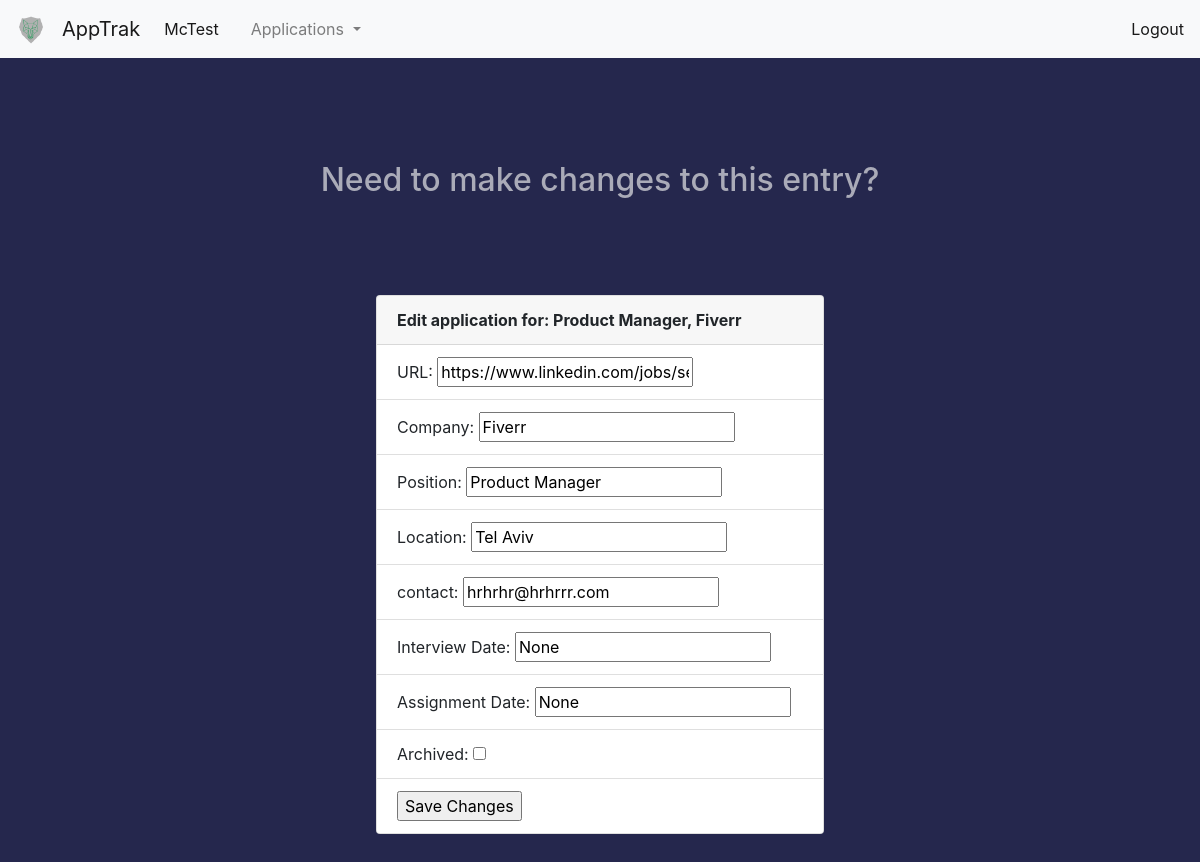
Before: /total-app-edit/3 (signed in) with the older database file.
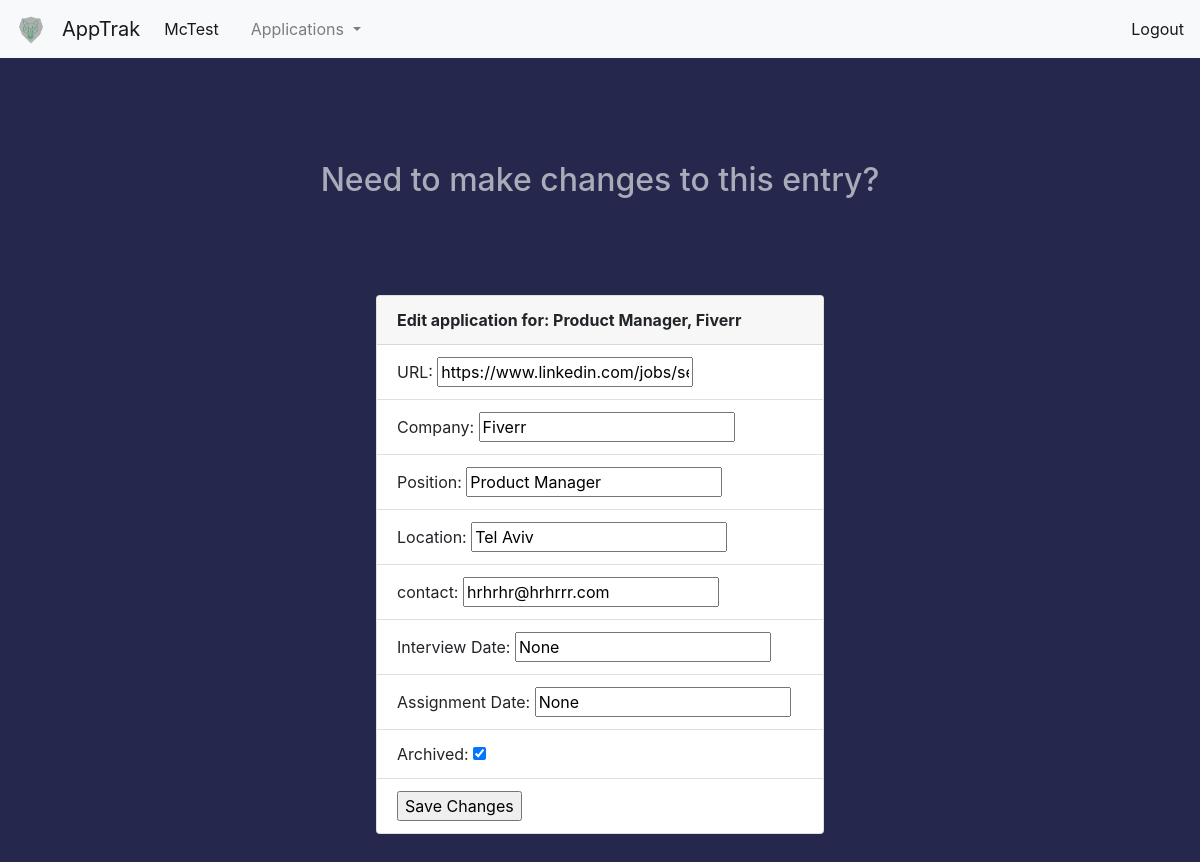
After: the same page with the newer database file.
### apptrak/blueprints/auth/models.py (models this page shows, shortened)
class User(UserMixin, db.Model):
    id = db.Column(db.Integer, primary_key=True)
    name = db.Column(db.String(100))
    username = db.Column(db.String, unique=True)
    email = db.Column(db.String, unique=True)
    password = db.Column(db.String(40))
    job_applications = db.relationship('JobApplication', backref='user')

### apptrak/blueprints/jobapps/models.py (models this page shows, shortened)
class JobApplication(db.Model):
    id = db.Column(db.Integer, primary_key=True)
    date_added = db.Column(db.Date)
    company = db.Column(db.String(30))
    position = db.Column(db.String(50))
    location = db.Column(db.String(50))
    url = db.Column(db.String, unique=True)
    contact = db.Column(db.String)
    interview = db.Column(db.Boolean)
    called_back = db.Column(db.Boolean, default=False)
    interview_date = db.Column(db.String)
    assignment = db.Column(db.Boolean, default=False)
    assignment_date = db.Column(db.String)
    archived = db.Column(db.Boolean, default=False)
    top_job = db.Column(db.Boolean, default=False)                            # TODO irrelevent column, delete when upgrading db
    user_id = db.Column(db.Integer, db.ForeignKey('user.id'))
    @classmethod
    def get_job(cls, job_id):
        job = cls.query.filter_by(id=job_id).first()
        return job

### apptrak/blueprints/jobapps/views.py (the view, shortened to what this page needs)
@jobapps.route('/total-app-edit/<app_id>', methods=['GET', 'POST'])
@login_required
def total_app_edit(app_id):
    job_object = JobApplication.get_job(app_id)
    return flask.render_template('edit-app-info.html', app=job_object)

### apptrak/blueprints/auth/models.py (called while the page is built)
@login_mgr.user_loader
def load_user(user_id):
    return User.query.get(user_id)

### apptrak/blueprints/jobapps/templates/edit-app-info.html (shortened to what this page needs)
{% extends 'base.html' %}
{% block body %}
    <h2 class="card_wrapper">Need to make changes to this entry?</h2>
     <form action="/total-app-edit/{{ app.id }}" method="post">
        <div class="card_wrapper">
            <div class="card d-flex justify-content-center" style="width: 28rem;">
                <div class="card-header">
                    <b>Edit application for: {{ app.position }}, {{ app.company }}</b>
                </div>
                <ul class="list-group list-group-flush">
                    <li class="list-group-item">URL:     <input type="text" id="url" name="url" value="{{ app.url }}"></li>
                    <li class="list-group-item">Company: <input type="text" id="company" name="company" value="{{ app.company }}"></li>
                    <li class="list-group-item">Position: <input type="text" id="position" name="position" value="{{ app.position }}"></li>
                    <li class="list-group-item">Location: <input type="text" id="location" name="location" value="{{ app.location }}"></li>
                    <li class="list-group-item">contact: <input type="text" id="contact" name="contact" value="{{ app.contact }}"></li>
                    <li class="list-group-item">Interview Date: <input type="text" id="interview_date" name="interview_date" value="{{ app.interview_date }}"> </li>
                    <li class="list-group-item">Assignment Date: <input type="text" id="assignment_date" name="assignment_date" value="{{ app.assignment_date }}"></li>
                    <li class="list-group-item">Archived: <input type="checkbox" id="archived" name="archived" {% if app.called_back %}checked{% endif %}></li>
                    <li class="list-group-item"><input type="submit" value="Save Changes"> </li>
                 </ul>
             </div>
        </div>
    </form>
{% endblock %}

### apptrak/templates/base.html (shortened to what this page needs)
<!DOCTYPE html>
<html>
<head>
  <link rel="stylesheet" href="https://stackpath.bootstrapcdn.com/bootstrap/4.5.1/css/bootstrap.min.css">
</head>
<body>
    <nav class="navbar navbar-expand-lg navbar-light bg-light fixed-top">
         <a class="navbar-brand" href="">
             <img src="{{ url_for('static', filename='/images/logo.png') }}" width="30" height="30" alt="" loading="lazy">
         </a>
      <a class="navbar-brand" href="#">AppTrak</a>
      <div class="collapse navbar-collapse" id="navbarNav">
        <ul class="navbar-nav">
          <li class="nav-item active">
            <a class="nav-link" href="{{ url_for('auth.user_info') }}">{% if current_user.is_authenticated %}{{ current_user.username }}{% endif %} <span class="sr-only">(current)</span></a>
          </li>
          <li class="nav-item">
            <a class="nav-link" href="{{ url_for('auth.user_info') }}"></a>
          </li>
          {% if not current_user.is_anonymous %}
          <li class="nav-item dropdown">
              <a class="nav-link dropdown-toggle" href="#" id="navbarDropdown" role="button" data-toggle="dropdown" aria-haspopup="true" aria-expanded="false">
                Applications
              </a>
          </li>
          {% endif %}
        </ul>
      </div>
        <span class="navbar-text">
            {% if current_user.is_anonymous %}
            <a href="{{ url_for('auth.login') }}">Login</a>
            {% else %}
            <a href="{{ url_for('auth.logout') }}">Logout</a>
            {% endif %}
         </span>
    </nav>
<div class="container-fluid dynamic-body">
      {% block body %}
      {% endblock %}
</div>
</body>
</html>

### apptrak/templates/base.html (style rules this page uses)
body { padding-top: 65px; background-color: #25274D; }
h1, h2, h3, h4, p, label { color: #AAABB8; }
.card_wrapper { margin: 3em; display: flex; justify-content: center; align-items: center; }

Changed rows visible on the page:
changed JobApplication "Product Manager": called_back "☐" → "☑"
